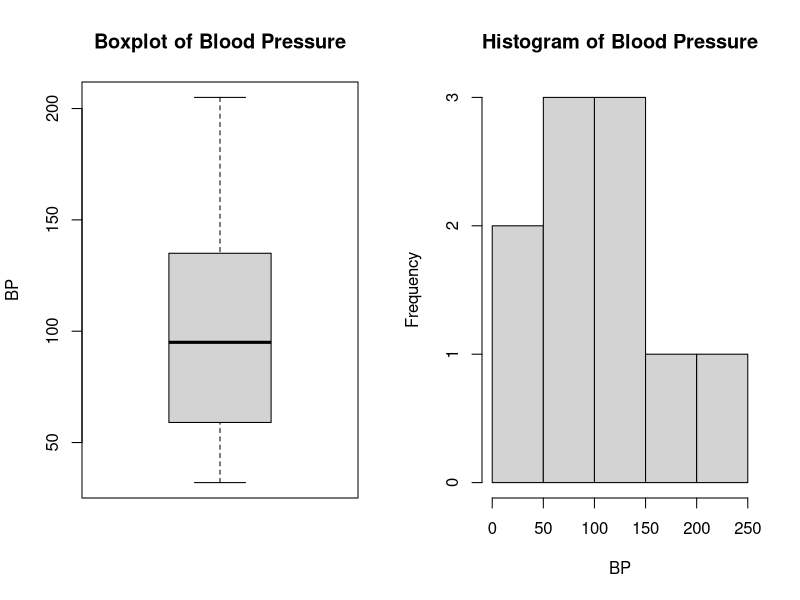
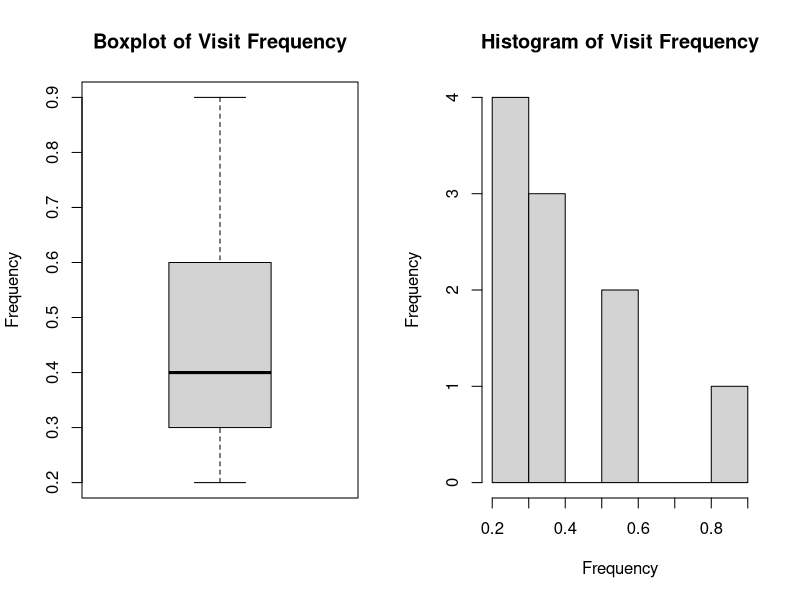

Generate these figures, in order, with R:
# Variables: freq, bloodp, first, second, finaldecision

Frequency <- c(0.6, 0.3, 0.4, 0.4, 0.2, 0.6, 0.3, 0.4, 0.9, 0.2)
BP        <- c(103, 87, 32, 42, 59, 109, 78, 205, 135, 176)

# first: bad = 1, good = 0, NA stays NA
FirstText <- c("bad","bad","bad","bad","good","good","good","good", NA, "bad")
First     <- ifelse(is.na(FirstText), NA, ifelse(FirstText == "bad", 1, 0))

# second: low = 0, high = 1
SecondText <- c("low","low","high","high","low","low","high","high","high","high")
Second     <- ifelse(SecondText == "high", 1, 0)

# finaldecision: low = 0, high = 1
FinalText <- c("low","high","low","high","low","high","low","high","high","high")
FinalDecision <- ifelse(FinalText == "high", 1, 0)

hospital <- data.frame(
  freq = Frequency,
  bloodp = BP,
  first = First,
  second = Second,
  finaldecision = FinalDecision
)

hospital


par(mfrow = c(1, 2))  # 1 row, 2 plots

boxplot(hospital$bloodp,
        main = "Boxplot of Blood Pressure",
        ylab = "BP")

hist(hospital$bloodp,
     main = "Histogram of Blood Pressure",
     xlab = "BP")


par(mfrow = c(1, 2))

boxplot(hospital$freq,
        main = "Boxplot of Visit Frequency",
        ylab = "Frequency")

hist(hospital$freq,
     main = "Histogram of Visit Frequency",
     xlab = "Frequency")
